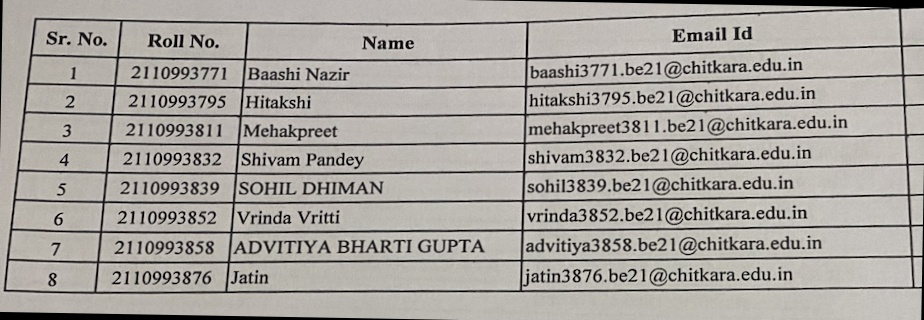
#> input picture script/rotated_image.jpg, 924 x 320 px, found by its file name
$ python remove_black_pixels.py
#> lines starting #> are read from the running program, lines starting #| are printed output that depends on the picture
import cv2
import numpy as np

# Read the image
image = cv2.imread('/home/shivam/Documents/Github/Text-Extractor/script/rotated_image.jpg', cv2.IMREAD_GRAYSCALE)
#> image: shape (320, 924); min 0, max 231, mean 164.2

# Apply GaussianBlur to reduce noise and improve line detection
blurred = cv2.GaussianBlur(image, (5, 5), 0)
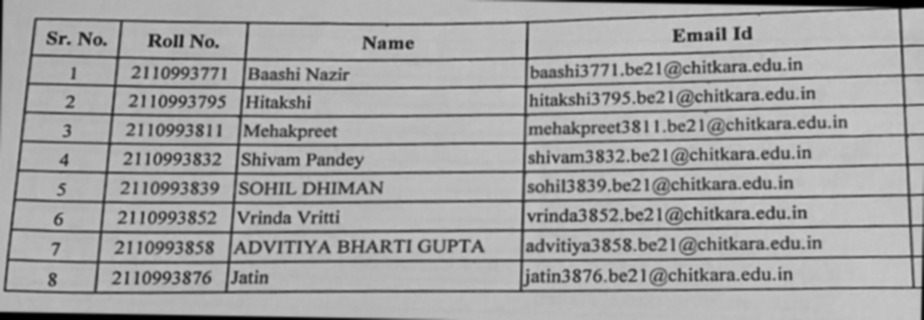
#> blurred: shape (320, 924); min 0, max 202, mean 164.2

# Apply edge detection to highlight features
edges = cv2.Canny(blurred, 50, 150, apertureSize=3)
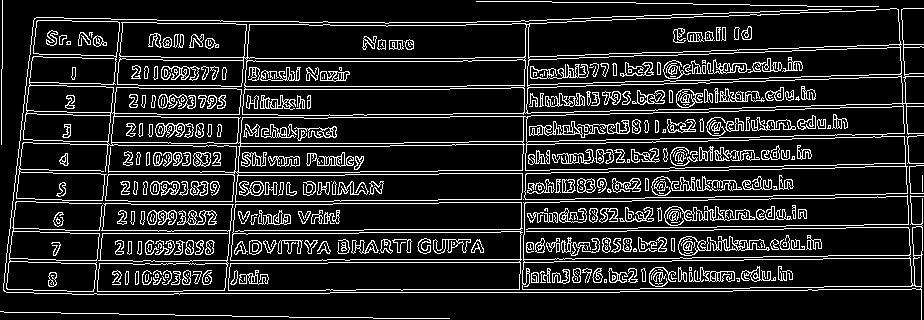
#> edges: shape (320, 924); 14.5% white in thin lines or dots

# Use probabilistic Hough Transform to detect lines
lines = cv2.HoughLinesP(edges, 1, np.pi / 180, threshold=50, minLineLength=100, maxLineGap=10)
#> lines = 145 rows, first 6: [621, 168, 836, 165], [65, 230, 363, 230], [356, 289, 639, 289], [657, 197, 923, 193], [497, 173, 864, 167], [683, 51, 786, 48]

# Create masks for horizontal and vertical lines
horizontal_mask = np.array([line[0][1] for line in lines], dtype=np.float32) < np.pi / 4  # Horizontal lines have angles close to 0 or π
vertical_mask = np.array([line[0][1] for line in lines], dtype=np.float32) > np.pi / 2  # Vertical lines have angles close to π/2

# Draw the detected horizontal lines on a copy of the original image
horizontal_lines_image = image.copy()
for line, is_horizontal in zip(lines, horizontal_mask):
    if is_horizontal:
        x1, y1, x2, y2 = line[0]
        cv2.line(horizontal_lines_image, (x1, y1), (x2, y2), 255, 2)
#> this loop made 145 passes
#> line on passes 1 to 12: [[621, 168, 836, 165]], [[65, 230, 363, 230]], [[356, 289, 639, 289]], [[657, 197, 923, 193]], [[497, 173, 864, 167]], [[683, 51, 786, 48]], [[591, 17, 837, 9]], [[658, 55, 815, 50]], [[567, 21, 799, 13]], [[161, 117, 303, 117]], [[760, 136, 886, 134]], [[645, 200, 816, 198]]

# Draw the detected vertical lines on a copy of the original image
vertical_lines_image = image.copy()
for line, is_vertical in zip(lines, vertical_mask):
    if is_vertical:
        x1, y1, x2, y2 = line[0]
        cv2.line(vertical_lines_image, (x1, y1), (x2, y2), 255, 2)
#> this loop made 145 passes
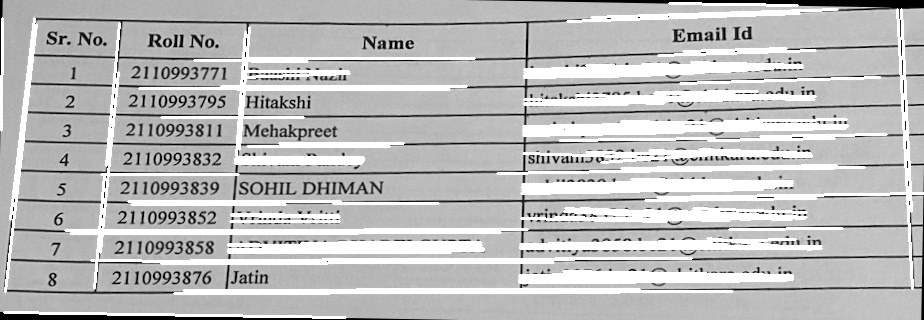
#> vertical_lines_image: shape (320, 924); min 0, max 255, mean 187.1

# Save the results
cv2.imwrite('output_horizontal_lines.jpg', horizontal_lines_image)
cv2.imwrite('output_vertical_lines.jpg', vertical_lines_image)
